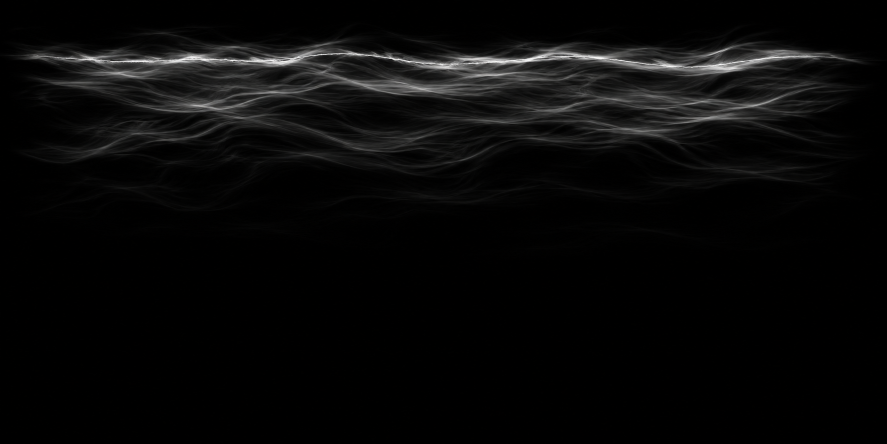
#> input picture game/assets/vfx_source/F03_arc_blade/energy_flow.png, 1774 x 887 px (shown at 1/2 size); its folder holds 4 pictures in this run
$ python process_f03_textures.py
#> lines starting #> are read from the running program, lines starting #| are printed output that depends on the picture; after the words box and inside, x2 and y2 are one past the last pixel; in counts of white or black regions, pixels touching at a corner belong together
"""Bake the three F03 luminance maps and inspectable binary erosion gates (Pillow, NumPy)."""
from pathlib import Path

import numpy as np
from PIL import Image

ROOT = Path(__file__).resolve().parents[2]
SOURCE = ROOT / "game/assets/vfx_source/F03_arc_blade"
OUT = ROOT / "game/art_kit/families/F03_arc_blade/textures"
PROOF = ROOT / "docs/art_assets/evidence/F03"


def luminance(name, size, floor):
#> called with name = 'energy_flow', size = (2048, 1024), floor = 4
    image = Image.open(SOURCE / (name + ".png")).convert("L").resize(size, Image.Resampling.LANCZOS)
    data = np.asarray(image, dtype=float)
    ceiling = np.percentile(data[data > floor], 99.8)
#> ceiling = 235
    return np.clip((data - floor) / (ceiling - floor), 0, 1)


def save(path, values):
    Image.fromarray(np.uint8(np.clip(values, 0, 1) * 255 + .5)).save(path)


def smooth(t):
    t = np.clip(t, 0, 1)
    return t * t * (3 - 2 * t)


def main():
    OUT.mkdir(parents=True, exist_ok=True)
    PROOF.mkdir(parents=True, exist_ok=True)
    flow = luminance("energy_flow", (2048, 1024), 4)
    y, x = np.mgrid[0:1:1024j, 0:1:2048j]
    # Unpack the source's compressed wisps across the width of the sheet.
    src_y = np.interp(y[:, 0], [0, .10, .50, .88, 1], [.07, .14, .25, .46, .78])
    flow = flow[np.rint(src_y * 1023).astype(int)]
    ridge = .068 + .008 * np.sin(19*x) + .004 * np.sin(67*x + .5)
    flow = np.maximum(flow ** .78, np.exp(-((y-ridge)/.006)**2) * (.82 + .18*np.sin(14*x)**2))
    flow *= smooth(np.minimum(x, 1-x)/.094) * smooth((1-y)/.14)
#> in smooth (call 2), `return t * t * (3 - 2 * t)`:
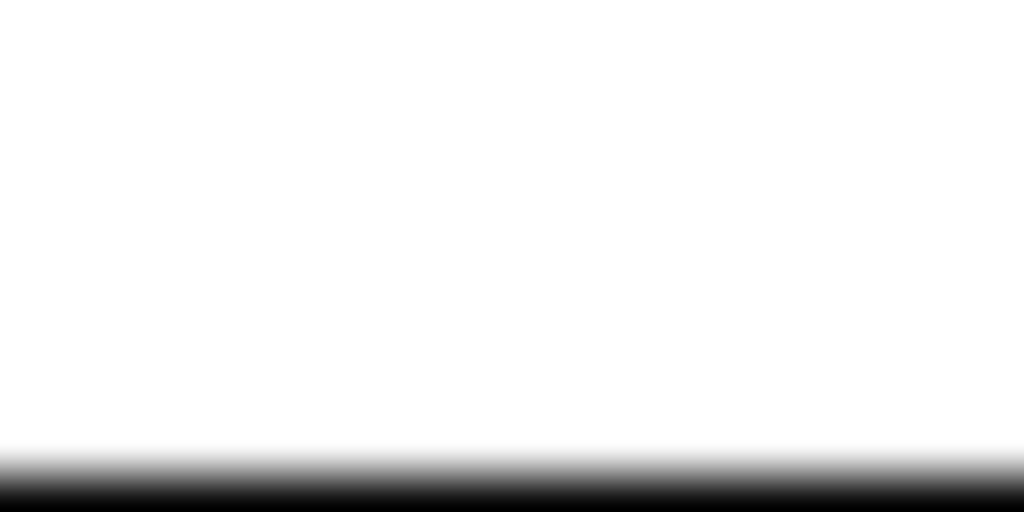
#> returned value: shape (1024, 2048) float64 (shown at 1/2 size); min 0, max 1, mean 0.93
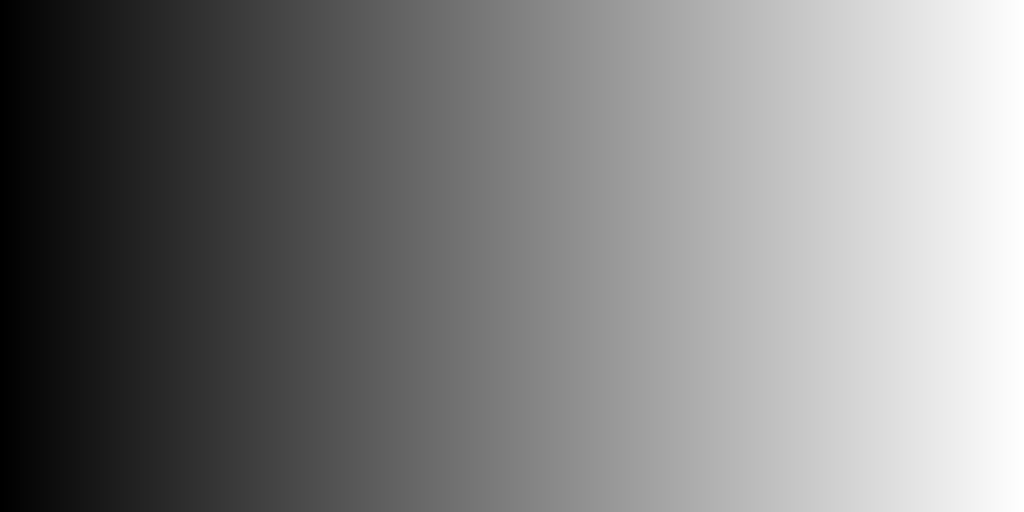
#> x: shape (1024, 2048) float64 (shown at 1/2 size); min 0, max 1, mean 0.5
    save(OUT / "energy_flow.png", flow)
#> in save, `Image.fromarray(np.uint8(np.clip(values, 0, 1) * 255 + .5)).save(path)`:
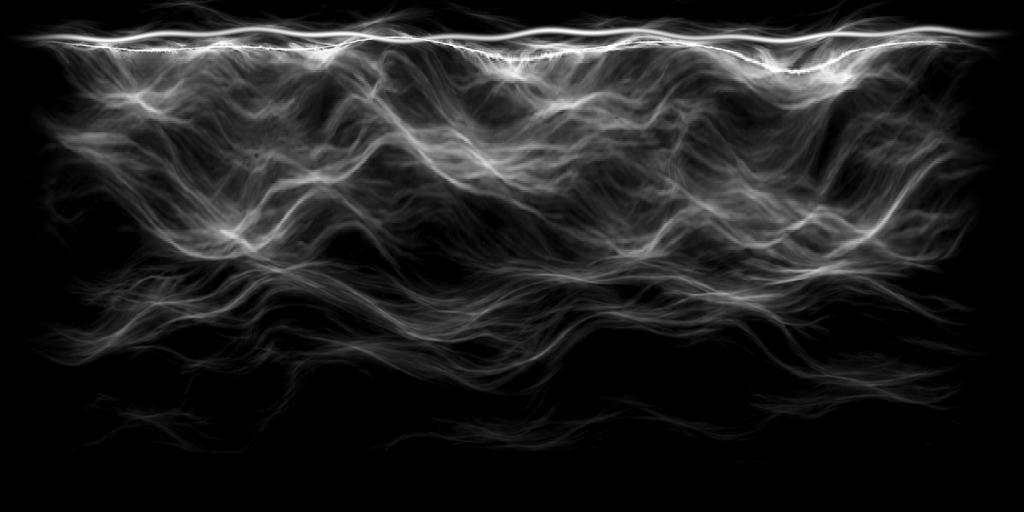
#> saved as energy_flow.png: PIL image 2048x1024 L (shown at 1/2 size); min 0, max 255, mean 32.2
    erosion = luminance("erosion_mask", (1024, 1024), 5)
#> call 2 of luminance, with name = 'erosion_mask', size = (1024, 1024), floor = 5
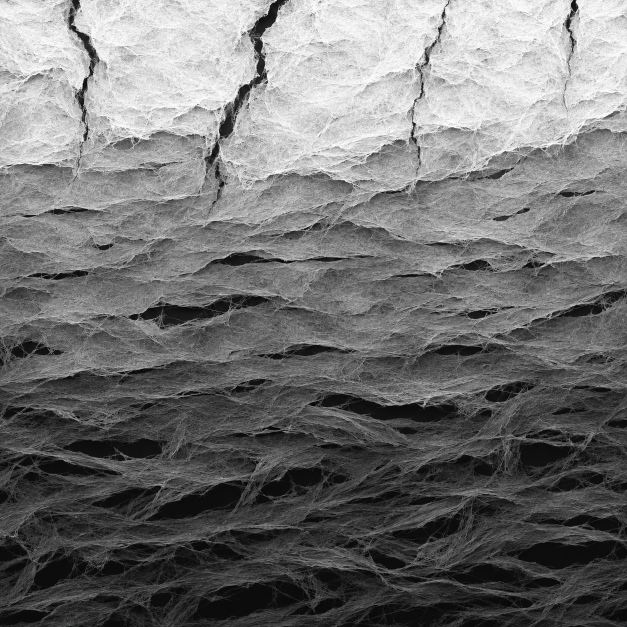
#> input picture game/assets/vfx_source/F03_arc_blade/erosion_mask.png, 1254 x 1254 px (shown at 1/2 size)
#> in luminance (call 2), `ceiling = np.percentile(data[data > floor], 99.8)`: ceiling = 250
    y = np.linspace(0, 1, 1024)[:, None]
    erosion = np.clip(erosion * (.86 + .14*(1-y)) + .09*(1-y)**2, 0, 1)
    save(OUT / "erosion_mask.png", erosion)
    for gate in [.25, .55, .80]:
        remaining = erosion > gate
        save(PROOF / f"erosion_{gate:.2f}.png", remaining)
        print(f"{gate:.2f} surviving top/middle/bottom",
              [round(float(section.mean()), 3) for section in np.split(remaining, [256, 614])])
#> this loop made 3 passes
#| 0.25 surviving top/middle/bottom [0.982, 0.915, 0.256]
#| 0.55 surviving top/middle/bottom [0.944, 0.309, 0.002]
#| 0.80 surviving top/middle/bottom [0.792, 0.022, 0.0]
#> pass 1, in main, `remaining = erosion > gate`:
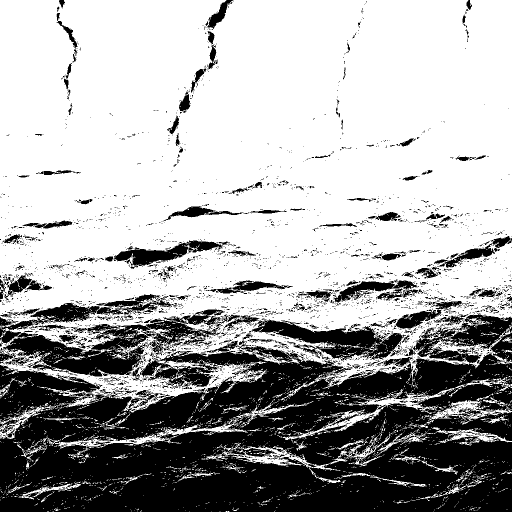
#> remaining: shape (1024, 1024) bool (shown at 1/2 size); 66.8% white; 3225 black regions (2938 under 20 px), largest, box (x1, y1, x2, y2) and area: (0, 665, 1024, 1024) 250261, (0, 588, 460, 753) 27994, (503, 639, 812, 721) 10008
#> after the loop:
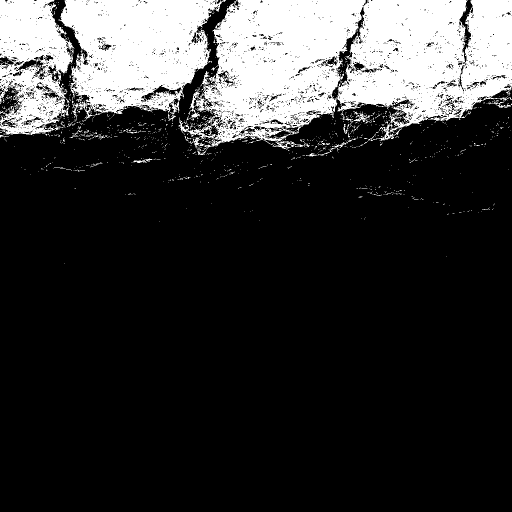
#> remaining: shape (1024, 1024) bool (shown at 1/2 size); 20.6% white; 1105 white regions (1067 under 20 px), largest, box (x1, y1, x2, y2) and area: (357, 0, 1024, 302) 131110, (117, 0, 452, 243) 52669, (0, 0, 149, 270) 26769
    sparks = luminance("accent_sparks", (1024, 1024), 7)
#> call 3 of luminance, with name = 'accent_sparks', size = (1024, 1024), floor = 7
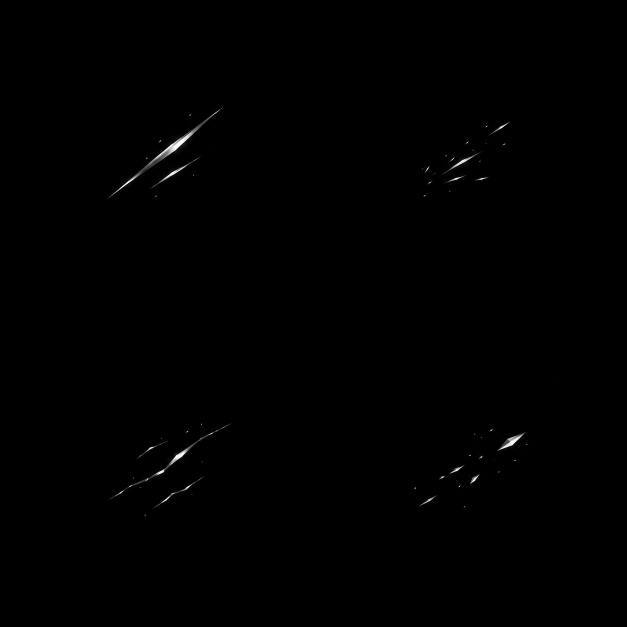
#> input picture game/assets/vfx_source/F03_arc_blade/accent_sparks.png, 1254 x 1254 px (shown at 1/2 size)
#> in luminance (call 3), `ceiling = np.percentile(data[data > floor], 99.8)`: ceiling = 255
    axis = np.arange(1024) % 512
#> axis = 1024 values, max 511 at index 511, min 0 at index 0, mean 255.5
    margin = smooth((np.minimum(axis, 511-axis)-32)/32)
#> margin = 1024 values, max 1 at index 64, min 0 at index 0, mean 0.811
    save(OUT / "accent_sparks.png", sparks**.75 * margin * margin[:, None])


if __name__ == "__main__":
    main()
